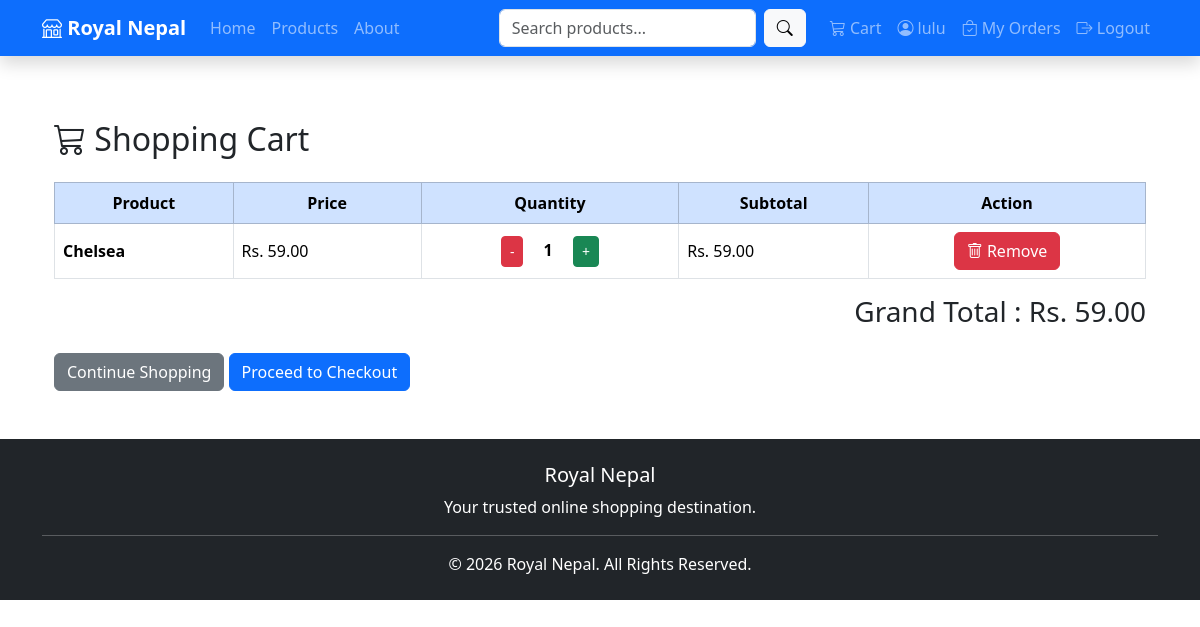
Page /cart/ (signed in) on the committed database.
### cart/models.py (models this page shows, shortened)
class CartItem(models.Model):
    cart = models.ForeignKey(
        Cart,
        on_delete=models.CASCADE
    )
    product = models.ForeignKey(
        Product,
        on_delete=models.CASCADE
    )
    quantity = models.PositiveIntegerField(default=1)
    def subtotal(self):
        return self.product.price * self.quantity

### products/models.py (models this page shows, shortened)
class Product(models.Model):
    category = models.ForeignKey(
        Category,
        on_delete=models.CASCADE
    )
    name = models.CharField(max_length=200)
    description = models.TextField()
    price = models.DecimalField(
        max_digits=10,
        decimal_places=2
    )
    stock = models.PositiveIntegerField(default=0)
    image = models.ImageField(
        upload_to="products/",
        blank=True,
        null=True
    )
    created_at = models.DateTimeField(
        auto_now_add=True
    )

### cart/views.py (the view)
# urls.py: path("", views.cart, name="cart"),
@login_required
def cart(request):
    cart, created = Cart.objects.get_or_create(user=request.user)
    items = CartItem.objects.filter(cart=cart)
    total = 0
    for item in items:
        total += item.subtotal()
    context = {
        "items": items,
        "total": total,
    }
    return render(request, "cart/cart.html", context)

### templates/cart/cart.html (shortened to what this page needs)
{% extends 'base.html' %}
{% block content %}
<div class="container mt-5">
    <h2 class="mb-4">
        <i class="bi bi-cart3"></i> Shopping Cart
    </h2>
    {% if items %}
    <table class="table table-bordered table-hover align-middle">
        <thead class="table-primary text-center">
            <tr>
                <th>Product</th>
                <th>Price</th>
                <th>Quantity</th>
                <th>Subtotal</th>
                <th>Action</th>
            </tr>
        </thead>
        <tbody>
            {% for item in items %}
            <tr>
                <td>
                    <strong>{{ item.product.name }}</strong>
                </td>
                <td>
                    Rs. {{ item.product.price }}
                </td>
                <td class="text-center">
                    <a href="{% url 'decrease_quantity' item.id %}" class="btn btn-danger btn-sm">
                        -
                    </a>
                    <span class="mx-3 fw-bold">
                        {{ item.quantity }}
                    </span>
                    <a href="{% url 'increase_quantity' item.id %}" class="btn btn-success btn-sm">
                        +
                    </a>
                </td>
                <td>
                    Rs. {{ item.subtotal }}
                </td>
                <td class="text-center">
                    <a href="{% url 'remove_item' item.id %}" class="btn btn-danger">
                        <i class="bi bi-trash"></i> Remove
                    </a>
                </td>
            </tr>
            {% endfor %}
        </tbody>
    </table>
    <div class="text-end">
        <h3>
            Grand Total : Rs. {{ total }}
        </h3>
    </div>
    <div class="mt-4">
        <a href="/products/" class="btn btn-secondary">
            Continue Shopping
        </a>
        <a href="{% url 'checkout' %}" class="btn btn-primary">
    Proceed to Checkout
</a>
    </div>
    {% endif %}
</div>
{% endblock %}

### templates/base.html (shortened to what this page needs)
<!DOCTYPE html>
<html lang="en">
<head>
<link href="https://cdn.jsdelivr.net/npm/bootstrap@5.3.7/dist/css/bootstrap.min.css" rel="stylesheet">
<link rel="stylesheet" href="https://cdn.jsdelivr.net/npm/bootstrap-icons@1.13.1/font/bootstrap-icons.min.css">
</head>
<body>
<nav class="navbar navbar-expand-lg navbar-dark bg-primary shadow fixed-top">
<div class="container">
    <a class="navbar-brand fw-bold" href="{% url 'home' %}">
        <i class="bi bi-shop"></i>
        Royal Nepal
    </a>
    <div class="collapse navbar-collapse" id="navbarNav">
        <ul class="navbar-nav me-auto">
            <li class="nav-item">
                <a class="nav-link" href="{% url 'home' %}">
                    Home
                </a>
            </li>
            <li class="nav-item">
                <a class="nav-link" href="{% url 'products' %}">
                    Products
                </a>
            </li>
            <li class="nav-item">
                <a class="nav-link" href="{% url 'about' %}">
                    About
                </a>
            </li>
        </ul>
        <form class="d-flex me-3"
              method="GET"
              action="{% url 'products' %}">
            <input
                class="form-control me-2"
                type="search"
                name="q"
                placeholder="Search products..."
                value="{{ request.GET.q }}">
            <button
                class="btn btn-light"
                type="submit">
                <i class="bi bi-search"></i>
            </button>
        </form>
        <ul class="navbar-nav">
            <li class="nav-item">
                <a class="nav-link"
                   href="{% url 'cart' %}">
                    <i class="bi bi-cart3"></i>
                    Cart
                </a>
            </li>
            {% if user.is_authenticated %}
            <li class="nav-item">
                <a class="nav-link"
                   href="{% url 'profile' %}">
                    <i class="bi bi-person-circle"></i>
                    {{ user.username }}
                </a>
            </li>
            <li class="nav-item">
                <a class="nav-link"
                   href="{% url 'my_orders' %}">
                    <i class="bi bi-bag-check"></i>
                    My Orders
                </a>
            </li>
            <li class="nav-item">
                <a class="nav-link"
                   href="{% url 'logout' %}">
                    <i class="bi bi-box-arrow-right"></i>
                    Logout
                </a>
            </li>
            {% endif %}
        </ul>
    </div>
</div>
</nav>
<div class="container mt-5 pt-4">
{% block content %}
{% endblock %}
</div>
<footer class="bg-dark text-white mt-5">
<div class="container text-center py-4">
    <h5>
        Royal Nepal
    </h5>
    <p>
        Your trusted online shopping destination.
    </p>
    <hr>
    <p class="mb-0">
        © 2026 Royal Nepal. All Rights Reserved.
    </p>
</div>
</footer>
</body>
</html>

### rows in the picture
CartItem: product.name "Chelsea", product.price "59.00", quantity "1", subtotal "59.00"

### other values in the picture
{{ user.username }} "lulu"
{{ total }} "59.00"
